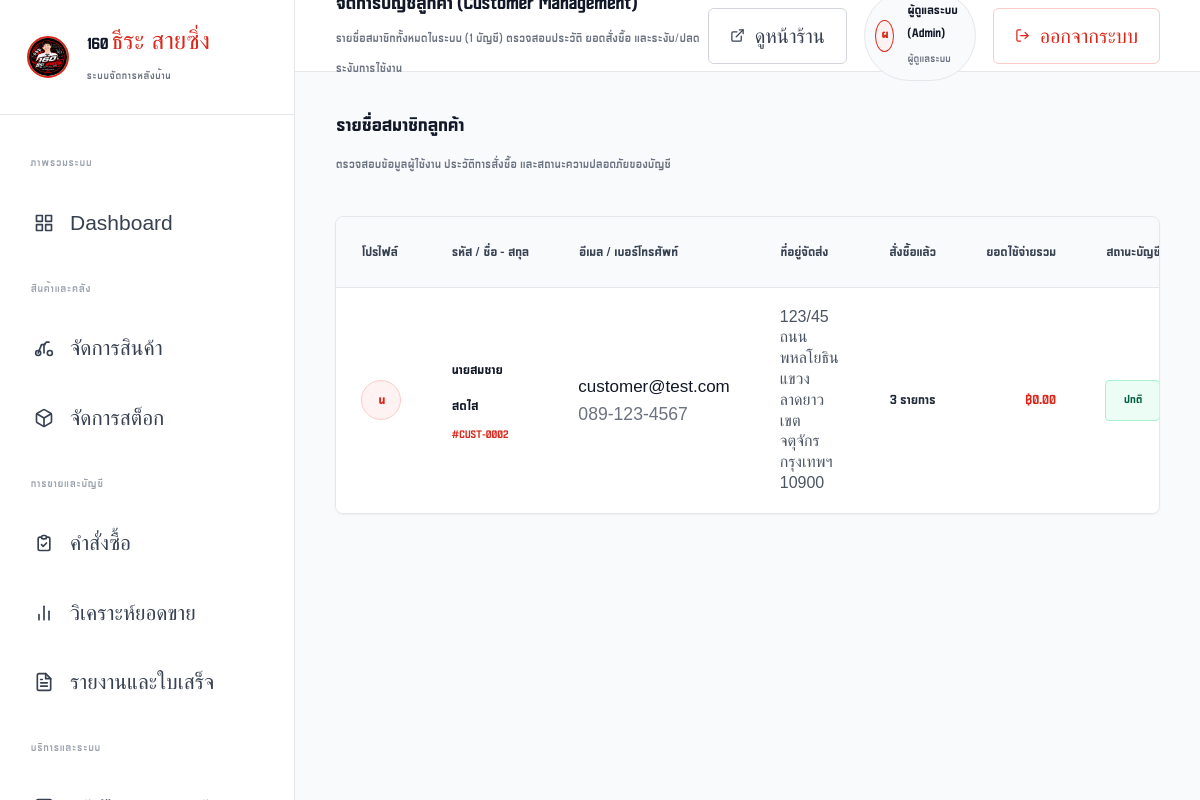
The page /admin/customers (signed in) on the database its author committed.
### tables this page shows
CREATE TABLE users (
        id INTEGER PRIMARY KEY AUTOINCREMENT,
        name TEXT NOT NULL,
        email TEXT NOT NULL UNIQUE,
        password_hash TEXT NOT NULL,
        role TEXT NOT NULL DEFAULT 'customer', -- 'admin' หรือ 'customer'
        phone TEXT,
        address TEXT,
        created_at TIMESTAMP DEFAULT CURRENT_TIMESTAMP
    , avatar TEXT, is_banned INTEGER DEFAULT 0, banned_at TIMESTAMP, banned_reason TEXT);

### routes/admin.py (the view)
@admin_bp.route('/customers')
@admin_required
def customers():
    conn = get_db_connection()
    customer_list = conn.execute("""
        SELECT u.id, u.name, u.email, u.phone, u.address, u.created_at,
               u.avatar, u.is_banned, u.banned_at, u.banned_reason,
               (SELECT COUNT(*) FROM orders WHERE user_id = u.id) as order_count,
               (SELECT COALESCE(SUM(total_amount), 0) FROM orders WHERE user_id = u.id AND status IN ('ชำระเงินแล้ว', 'กำลังจัดเตรียมสินค้า', 'จัดส่งแล้ว')) as total_spent
        FROM users u
        WHERE u.role = 'customer'
        ORDER BY u.id DESC
    """).fetchall()
    conn.close()
    return render_template('admin/customers.html', customers=customer_list)

### app.py (called while the page is built)
@app.template_filter('currency')
def currency_filter(value):
    try:
        return f"{float(value):,.2f}"
    except (ValueError, TypeError):
        return value

### database.py (called while the page is built)
def get_db_connection():
    os.makedirs(INSTANCE_DIR, exist_ok=True)
    conn = sqlite3.connect(DB_PATH)
    conn.row_factory = sqlite3.Row
    conn.execute("PRAGMA foreign_keys = ON;")
    return conn

### routes/auth.py (called while the page is built)
def admin_required(f):
    @wraps(f)
    def decorated_function(*args, **kwargs):
        if 'user_id' not in session:
            flash('กรุณาเข้าสู่ระบบด้วยบัญชีผู้ดูแลระบบ', 'warning')
            return redirect(url_for('auth.login', next=request.url))
        if session.get('user_role') != 'admin':
            flash('คุณไม่มีสิทธิ์เข้าถึงหน้าระบบผู้ดูแล', 'danger')
            return redirect(url_for('shop.home'))
        return f(*args, **kwargs)
    return decorated_function

### templates/admin/customers.html (shortened to what this page needs)
{% extends 'admin/base_admin.html' %}
{% block page_desc %}รายชื่อสมาชิกทั้งหมดในระบบ ({{ customers|length }} บัญชี) ตรวจสอบประวัติ ยอดสั่งซื้อ และระงับ/ปลดระงับการใช้งาน{% endblock %}
{% block admin_content %}
<div class="admin-section-header">
  <div>
    <h2 class="section-header-title">รายชื่อสมาชิกลูกค้า</h2>
    <p class="section-header-desc">ตรวจสอบข้อมูลผู้ใช้งาน ประวัติการสั่งซื้อ และสถานะความปลอดภัยของบัญชี</p>
  </div>
</div>
<div class="admin-table-wrap">
  <table class="admin-table">
    <thead>
      <tr>
        <th style="width: 60px;">โปรไฟล์</th>
        <th>รหัส / ชื่อ - สกุล</th>
        <th>อีเมล / เบอร์โทรศัพท์</th>
        <th>ที่อยู่จัดส่ง</th>
        <th class="text-center">สั่งซื้อแล้ว</th>
        <th class="text-right">ยอดใช้จ่ายรวม</th>
        <th class="text-center">สถานะบัญชี</th>
      </tr>
    </thead>
    <tbody>
      {% for c in customers %}
        <tr {% if c.is_banned %}style="background-color: #fef2f2;"{% endif %}>
          <td>
            {% if c.avatar %}
              <img src="{{ url_for('static', filename='ไฟล์ที่ผู้ใช้อัปโหลด/avatars/' + c.avatar) }}" alt="{{ c.name }}" style="width: 40px; height: 40px; border-radius: 50%; object-fit: cover; border: 2px solid {% if c.is_banned %}#ef4444{% else %}var(--admin-gray-200){% endif %};">
            {% else %}
              <div style="width: 40px; height: 40px; border-radius: 50%; background: var(--admin-red-light); color: var(--admin-red); display: flex; align-items: center; justify-content: center; font-weight: 800; font-size: 1rem; border: 1px solid var(--admin-red-border);">
                {{ c.name[:1] }}
              </div>
            {% endif %}
          </td>
          <td>
            <a href="{{ url_for('admin.customer_detail', user_id=c.id) }}" style="font-weight: 700; color: var(--admin-gray-900); text-decoration: none;">
              {{ c.name }}
            </a>
            <div style="font-size: 0.85rem; color: var(--admin-red); font-weight: 600;">
              #CUST-{{ "%04d"|format(c.id) }}
            </div>
          </td>
          <td>
            <div style="color: var(--admin-gray-900); font-size: 0.85rem;">{{ c.email }}</div>
            <div style="color: var(--admin-gray-500); font-size: 0.88rem;">{{ c.phone or '-' }}</div>
          </td>
          <td style="max-width: 200px; font-size: 0.8rem; color: var(--admin-gray-600); line-height: 1.3;">
            {{ c.address or '-' }}
          </td>
          <td class="text-center" style="font-weight: 700;">
            {{ c.order_count or 0 }} รายการ
          </td>
          <td class="text-right price-text red">
            ฿{{ (c.total_spent or 0)|currency }}
          </td>
          <td class="text-center">
            {% if c.is_banned %}
              <span class="admin-badge badge-danger">ระงับการใช้งาน</span>
            {% else %}
              <span class="admin-badge badge-success">ปกติ</span>
            {% endif %}
          </td>
        </tr>
      {% else %}
        <tr>
          <td colspan="8" class="text-center" style="padding: 3rem; color: var(--admin-gray-500);">
            ยังไม่มีรายชื่อลูกค้าในระบบ
          </td>
        </tr>
      {% endfor %}
    </tbody>
  </table>
</div>
{% endblock %}

### static/css/style.css (style rules this page uses)
:root { --font-primary: 'Unknow-Zero', sans-serif; --primary-red: #cc0000; --primary-hover: #a30000; --dark-black: #111111; --text-main: #1f2428; --text-muted: #666666; --text-light: #999999; --bg-white: #ffffff; --bg-light: #f7f8fa; --border-light: #eaeaea; --border-subtle: #f0f0f0; --radius-xs: 2px; --radius-sm: 4px; --radius-md: 6px; --radius-full: 9999px; --transition: all 0.2s cubic-bezier(0.16, 1, 0.3, 1); }
* { box-sizing: border-box; margin: 0; padding: 0; }
html { font-size: 20px; }
body { font-family: var(--font-primary); font-size: 1.06rem; background-color: var(--bg-white); color: var(--text-main); line-height: 1.6; min-height: 100vh; display: flex; flex-direction: column; -webkit-font-smoothing: antialiased; }
input, textarea, select, button, .btn, h1, h2, h3, h4, h5, h6, .brand-title, .brand-subtitle, table, th, td { font-family: var(--font-primary); }
body, p, span, td, input, textarea, select { font-weight: 400; }
h2, h3, h4, h5, h6, th, .btn, button, strong { font-weight: 700; }

### static/css/admin.css (style rules this page uses)
:root { --admin-font: 'Unknow-Zero', sans-serif; --admin-red: #da291c; --admin-red-hover: #b91c1c; --admin-red-light: #fef2f2; --admin-red-border: #fecaca; --admin-dark: #111827; --admin-gray-900: #111827; --admin-gray-800: #1f2937; --admin-gray-700: #374151; --admin-gray-600: #4b5563; --admin-gray-500: #6b7280; --admin-gray-400: #9ca3af; --admin-gray-300: #d1d5db; --admin-gray-200: #e5e7eb; --admin-gray-100: #f3f4f6; --admin-gray-50: #f9fafb; --admin-bg: #f8fafc; --admin-card-bg: #ffffff; --admin-sidebar-width: 295px; --admin-topbar-height: 72px; --admin-radius-sm: 6px; --admin-radius-md: 8px; --admin-radius-lg: 12px; --admin-shadow-sm: 0 1px 2px rgba(0, 0, 0, 0.05); --admin-shadow-md: 0 2px 6px rgba(0, 0, 0, 0.06); }
html { font-size: 20px; }
.section-header-desc, .admin-card-sub, .kpi-metric-desc, .topbar-page-desc, .sidebar-section-title, .brand-sub-badge, .user-role-str, .admin-form-hint, .action-alert-sub, .text-muted, small { font-weight: 300 !important; }
body, p, span, td, input, select, textarea, .admin-menu-text, .admin-form-control { font-weight: 400; }
h2, h3, h4, h5, h6, th, .btn, .admin-btn, button, .admin-form-label, .admin-badge, .sidebar-menu-link.active, .price-text { font-weight: 700; }
h1, .topbar-page-title, .section-header-title, .brand-main-title, .kpi-metric-value, .action-alert-count { font-weight: 800; }
.admin-section-header { display: flex; justify-content: space-between; align-items: flex-start; flex-wrap: wrap; gap: 1rem; }
.section-header-title { font-size: 1.45rem; font-weight: 800; color: var(--admin-gray-900); margin: 0; line-height: 1.25; }
.section-header-desc { font-size: 0.95rem; color: var(--admin-gray-500); margin-top: 0.35rem; }
.admin-table-wrap { width: 100%; overflow-x: auto; -webkit-overflow-scrolling: touch; background: #ffffff; border: 1px solid var(--admin-gray-200); border-radius: var(--admin-radius-md); box-shadow: var(--admin-shadow-sm); }
.admin-table { width: 100%; border-collapse: collapse; font-size: 1.02rem; text-align: left; }
.admin-table th { background-color: var(--admin-gray-50); color: var(--admin-gray-700); font-weight: 700; padding: 0.95rem 1.25rem; border-bottom: 1px solid var(--admin-gray-200); white-space: nowrap; font-size: 1.0rem; }
.admin-table td { padding: 0.95rem 1.25rem; border-bottom: 1px solid var(--admin-gray-200); vertical-align: middle; color: var(--admin-gray-800); font-size: 1.02rem; }
.admin-table tbody tr:last-child td { border-bottom: none; }
.text-center { text-align: center !important; }
.text-right { text-align: right !important; font-variant-numeric: tabular-nums; }
.price-text { font-weight: 700; color: var(--admin-gray-900); font-variant-numeric: tabular-nums; font-size: 1.15rem; }
.price-text.red { color: var(--admin-red); }
.admin-badge { display: inline-flex; align-items: center; justify-content: center; padding: 0.35rem 0.85rem; font-size: 0.88rem; font-weight: 700; border-radius: 4px; line-height: 1.4; white-space: nowrap; }
.badge-success { background-color: #ecfdf5; color: #065f46; border: 1px solid #a7f3d0; }

### rows shown on the page
users: name "น", name "นายสมชาย สดใส", id "0002", email "customer@test.com", phone "089-123-4567", address "123/45 ถนนพหลโยธิน แขวงลาดยาว เขตจตุจักร กรุงเทพฯ 10900", order_count "3", is_banned "0.00", shows "ปกติ"

### other values the page prints
{{ customers|length }} "1"
{{ session.get('user_name', 'A')[0] }} "ผ"
